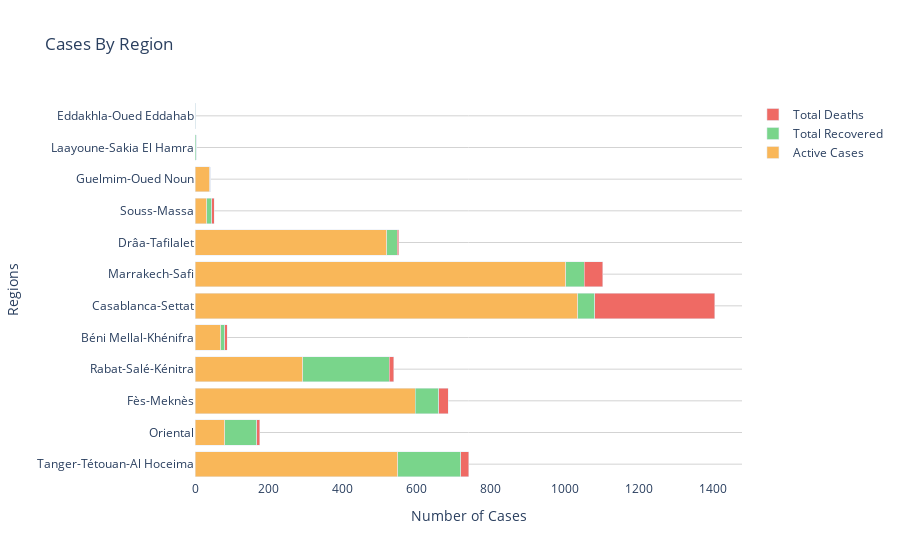

Notebook code for this chart:
### Code cell
cols = ['Total Cases / إجمالي الحالات', 'Active Cases / الحالات النشطة', 'Total Deaths / إجمالي الوفيات']

fig = go.Figure(data=[
    go.Bar(name='Active Cases', y=regions.index, 
           x=regions.loc[:, 'Active Cases / الحالات النشطة'].array, 
           orientation='h', marker_color='rgb(249, 183, 89)'),
    go.Bar(name='Total Recovered', y=regions.index, 
           x=regions.loc[:, 'Total Recovered / إجمالي المعافين'].array,
           orientation='h', marker_color='rgb(121, 213, 139)'),
    go.Bar(name='Total Deaths', y=regions.index, 
           x=regions.loc[:, 'Total Deaths / إجمالي الوفيات'].array,
           orientation='h', marker_color='rgb(239, 106, 100)')
   
])

fig.update_layout(
    title='Cases By Region', 
    xaxis=dict(
        showgrid=False,
        title='Number of Cases'
    ),
    yaxis=dict(
        gridcolor='LightGrey',
        title='Regions'
    ),
    hoverlabel=dict(
        bgcolor="white",  
    ),
    plot_bgcolor='white',
    barmode='stack'
)
fig.show()

### Figure 1 — Plotly figure (JSON) as saved in the notebook; plotly's stock layout.template omitted (floating-point values rounded to 4 significant figures)
{"data": [{"marker": {"color": "rgb(249, 183, 89)"}, "name": "Active Cases", "orientation": "h", "type": "bar", "x": [548, 80, 596, 291, 70, 1035, 1002, 519, 32, 40, 0, 0], "y": ["Tanger-Tétouan-Al Hoceima", "Oriental", "Fès-Meknès", "Rabat-Salé-Kénitra", "Béni Mellal-Khénifra", "Casablanca-Settat", "Marrakech-Safi", "Drâa-Tafilalet", "Souss-Massa", "Guelmim-Oued Noun", "Laayoune-Sakia El Hamra", "Eddakhla-Oued Eddahab"]}, {"marker": {"color": "rgb(121, 213, 139)"}, "name": "Total Recovered", "orientation": "h", "type": "bar", "x": [170, 87, 63, 234, 10, 46, 51, 28, 13, 1, 4, 2], "y": ["Tanger-Tétouan-Al Hoceima", "Oriental", "Fès-Meknès", "Rabat-Salé-Kénitra", "Béni Mellal-Khénifra", "Casablanca-Settat", "Marrakech-Safi", "Drâa-Tafilalet", "Souss-Massa", "Guelmim-Oued Noun", "Laayoune-Sakia El Hamra", "Eddakhla-Oued Eddahab"]}, {"marker": {"color": "rgb(239, 106, 100)"}, "name": "Total Deaths", "orientation": "h", "type": "bar", "x": [22, 8, 26, 12, 7, 324, 50, 4, 7, 0, 0, 0], "y": ["Tanger-Tétouan-Al Hoceima", "Oriental", "Fès-Meknès", "Rabat-Salé-Kénitra", "Béni Mellal-Khénifra", "Casablanca-Settat", "Marrakech-Safi", "Drâa-Tafilalet", "Souss-Massa", "Guelmim-Oued Noun", "Laayoune-Sakia El Hamra", "Eddakhla-Oued Eddahab"]}], "layout": {"barmode": "stack", "hoverlabel": {"bgcolor": "white"}, "plot_bgcolor": "white", "title": {"text": "Cases By Region"}, "xaxis": {"showgrid": false, "title": {"text": "Number of Cases"}}, "yaxis": {"gridcolor": "LightGrey", "title": {"text": "Regions"}}}}
